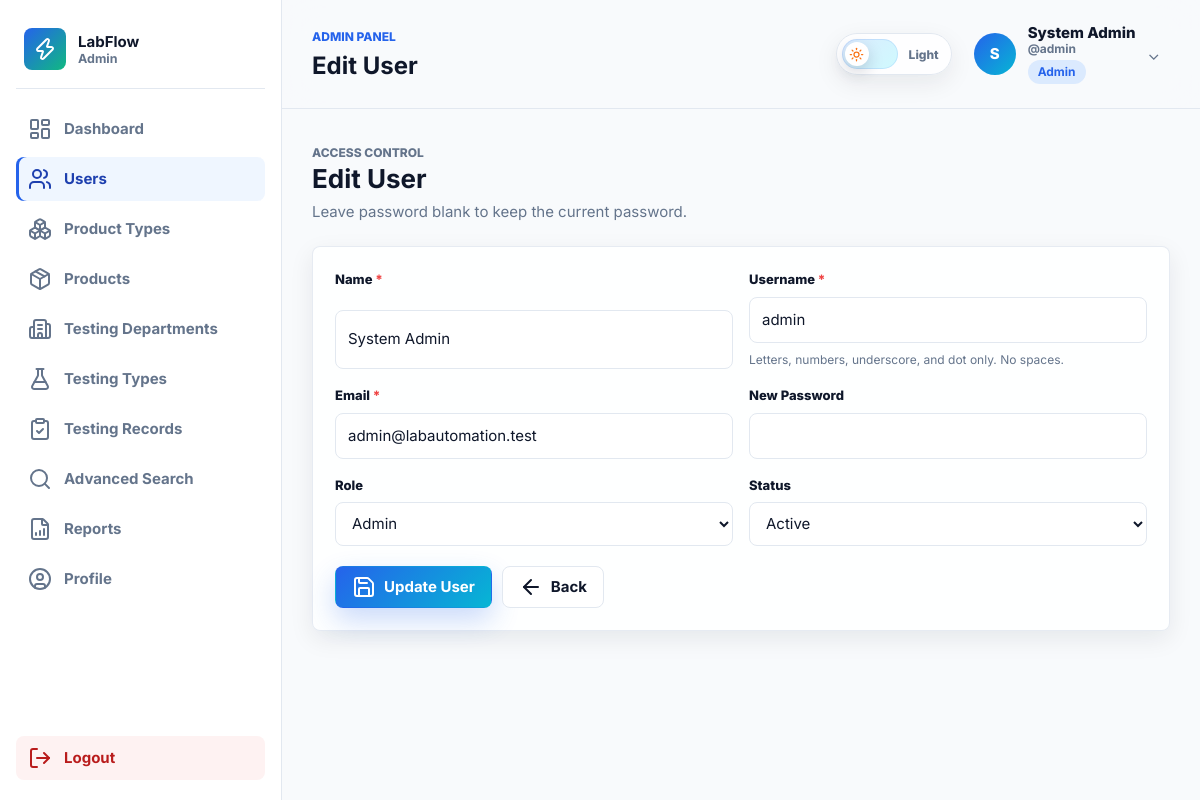
/admin/users/edit.php?id=1 (signed in), run on the app's committed database.
### tables this page shows
CREATE TABLE `users` (
  `id` INT UNSIGNED NOT NULL AUTO_INCREMENT,
  `name` VARCHAR(120) NOT NULL,
  `username` VARCHAR(30) NOT NULL,
  `email` VARCHAR(160) NOT NULL,
  `password` VARCHAR(255) NOT NULL,
  `role` ENUM('admin', 'lab_manager', 'tester') NOT NULL DEFAULT 'tester',
  `status` ENUM('active', 'inactive') NOT NULL DEFAULT 'active',
  `created_at` DATETIME NOT NULL DEFAULT CURRENT_TIMESTAMP,
  `updated_at` DATETIME NULL DEFAULT NULL ON UPDATE CURRENT_TIMESTAMP,
  PRIMARY KEY (`id`),
  UNIQUE KEY `uq_users_username` (`username`),
  UNIQUE KEY `uq_users_email` (`email`),
  KEY `idx_users_role_status` (`role`, `status`)
);

### includes/admin_sidebar.php (called while the page is built)
<?php
$activePage = $activePage ?? 'dashboard';
$navItems = [
    ['key' => 'dashboard', 'label' => 'Dashboard', 'icon' => 'layout-dashboard', 'href' => 'admin/dashboard.php'],
    ['key' => 'users', 'label' => 'Users', 'icon' => 'users', 'href' => 'admin/users/index.php'],
    ['key' => 'product-types', 'label' => 'Product Types', 'icon' => 'boxes', 'href' => 'admin/product-types/index.php'],
    ['key' => 'products', 'label' => 'Products', 'icon' => 'package', 'href' => 'admin/products/index.php'],
    ['key' => 'testing-departments', 'label' => 'Testing Departments', 'icon' => 'building-2', 'href' => 'admin/testing-departments/index.php'],
    ['key' => 'testing-types', 'label' => 'Testing Types', 'icon' => 'flask-conical', 'href' => 'admin/testing-types/index.php'],
    ['key' => 'tests', 'label' => 'Testing Records', 'icon' => 'clipboard-check', 'href' => 'admin/tests/index.php'],
    ['key' => 'advanced-search', 'label' => 'Advanced Search', 'icon' => 'search', 'href' => 'admin/search/advanced-search.php'],
    ['key' => 'reports', 'label' => 'Reports', 'icon' => 'file-bar-chart', 'href' => 'admin/reports/index.php'],
    ['key' => 'profile', 'label' => 'Profile', 'icon' => 'user-circle', 'href' => 'admin/profile.php'],
];
include __DIR__ . '/sidebar_base.php';

### includes/functions.php (called while the page is built, shortened)
<?php
function e(mixed $value): string
{
    return htmlspecialchars((string) $value, ENT_QUOTES, 'UTF-8');
}
function url(string $path = ''): string
{
    $path = trim($path, '/');
    $base = APP_BASE_PATH ?: '';
    return $path === '' ? ($base . '/') : ($base . '/' . $path);
}
function current_user(): ?array
{
    return [
        'id' => (int) $_SESSION['user_id'],
        'name' => $_SESSION['user_name'] ?? 'User',
        'username' => $_SESSION['username'] ?? '',
        'email' => $_SESSION['user_email'] ?? '',
        'role' => $_SESSION['user_role'] ?? 'tester',
        'status' => $_SESSION['user_status'] ?? 'active',
    ];
}
function humanize(?string $value): string
{
    return ucwords(str_replace('_', ' ', (string) $value));
}
function optionSelected(mixed $actual, mixed $expected): string
{
    return (string) $actual === (string) $expected ? 'selected' : '';
}

### includes/role_check.php (called while the page is built, shortened)
<?php
require_once __DIR__ . '/functions.php';
function dashboardPathForRole(?string $role): string
{
    return match ($role) {
        'admin' => 'admin/dashboard.php',
        'lab_manager' => 'lab-manager/dashboard.php',
        'tester' => 'tester/dashboard.php',
        default => 'auth/login.php',
    };
}

### admin/users/edit.php (the view, shortened to what this page needs)
<?php
$pdo = getPDO();
$id = (int) ($_GET['id'] ?? 0);
$stmt = $pdo->prepare('SELECT * FROM users WHERE id = :id');
$stmt->execute(['id' => $id]);
$activePage = 'users';
include __DIR__ . '/../../includes/admin_start.php';
?>
<div class="page-header" data-animate="fade-up">
    <div>
        <p class="eyebrow">Access control</p>
        <h2>Edit User</h2>
        <p>Leave password blank to keep the current password.</p>
    </div>
</div>
<form class="form-card surface-card" method="post" action="<?= url('admin/users/update.php') ?>" data-validate data-animate="fade-up">
    <div class="form-grid">
        <div class="field">
            <label>Name <span class="required">*</span></label>
            <input type="text" name="name" value="<?= e($user['name']) ?>" required maxlength="120">
        </div>
        <div class="field">
            <label>Username <span class="required">*</span></label>
            <input type="text" name="username" value="<?= e($user['username']) ?>" required minlength="3" maxlength="30" pattern="[a-zA-Z0-9_.]{3,30}">
            <small class="field-hint">Letters, numbers, underscore, and dot only. No spaces.</small>
        </div>
        <div class="field">
            <label>Email <span class="required">*</span></label>
            <input type="email" name="email" value="<?= e($user['email']) ?>" required maxlength="160">
        </div>
        <div class="field">
            <label>New Password</label>
            <input type="password" name="password" minlength="6">
        </div>
        <div class="field">
            <label>Role</label>
            <select name="role">
                <?php foreach (['tester', 'lab_manager', 'admin'] as $item): ?>
                    <option value="<?= e($item) ?>" <?= optionSelected($user['role'], $item) ?>><?= e(humanize($item)) ?></option>
                <?php endforeach; ?>
            </select>
        </div>
        <div class="field">
            <label>Status</label>
            <select name="status">
                <option value="active" <?= optionSelected($user['status'], 'active') ?>>Active</option>
            </select>
        </div>
    </div>
    <div class="form-actions">
        <button class="btn btn-primary" type="submit"><i data-lucide="save"></i> Update User</button>
        <a class="btn btn-soft" href="<?= url('admin/users/index.php') ?>"><i data-lucide="arrow-left"></i> Back</a>
    </div>
</form>
<?php include __DIR__ . '/../../includes/admin_end.php'; ?>

### includes/sidebar_base.php (shortened to what this page needs)
<?php $panelBrand = $panelBrand ?? 'LabFlow'; ?>
<aside class="sidebar" id="sidebar">
    <a class="brand" href="<?= url(dashboardPathForRole(current_user()['role'] ?? 'admin')) ?>">
        <span class="brand-mark"><i data-lucide="zap"></i></span>
        <span>
            <strong><?= e($panelBrand) ?></strong>
            <small><?= e(humanize(current_user()['role'] ?? 'admin')) ?></small>
        </span>
    </a>
    <nav class="sidebar-nav" aria-label="Panel navigation">
        <?php foreach ($navItems as $item): ?>
            <a class="nav-link <?= $activePage === $item['key'] ? 'is-active' : '' ?>" href="<?= url($item['href']) ?>">
                <i data-lucide="<?= e($item['icon']) ?>"></i>
                <span><?= e($item['label']) ?></span>
            </a>
        <?php endforeach; ?>
    </nav>
    <a class="nav-link nav-link-logout" href="<?= url('auth/logout.php') ?>">
        <i data-lucide="log-out"></i>
        <span>Logout</span>
    </a>
</aside>

### assets/css/style.css (style rules this page uses)
:root { --primary: #2563eb; --primary-dark: #1e40af; --cyan: #06b6d4; --emerald: #10b981; --amber: #f59e0b; --danger: #ef4444; --bg: #f8fafc; --surface: #ffffff; --surface-soft: #f1f5f9; --text: #0f172a; --muted: #64748b; --border: #e2e8f0; --shadow-sm: 0 8px 24px rgba(15, 23, 42, 0.08); --shadow-md: 0 18px 50px rgba(37, 99, 235, 0.12); --radius: 8px; --sidebar-width: 282px; }
* { box-sizing: border-box; }
html { scroll-behavior: smooth; }
body { margin: 0; background: var(--bg); color: var(--text); font-family: "Inter", system-ui, -apple-system, BlinkMacSystemFont, "Segoe UI", sans-serif; font-size: 15px; line-height: 1.6; }
a { color: inherit; text-decoration: none; }
button, input, select, textarea { font: inherit; }
img, svg { max-width: 100%; }
.btn { position: relative; overflow: hidden; display: inline-flex; align-items: center; justify-content: center; gap: 8px; min-height: 42px; padding: 0 16px; border: 1px solid transparent; border-radius: var(--radius); cursor: pointer; font-weight: 700; transition: transform 180ms ease, box-shadow 180ms ease, border-color 180ms ease, background 180ms ease; white-space: nowrap; }
.btn::after { content: ""; position: absolute; inset: 0; background: linear-gradient(110deg, transparent 0%, rgba(255, 255, 255, 0.34) 46%, transparent 58%); transform: translateX(-120%); transition: transform 520ms ease; pointer-events: none; }
.btn-primary { color: #fff; background: linear-gradient(135deg, var(--primary), var(--cyan)); box-shadow: 0 12px 28px rgba(37, 99, 235, 0.24); }
.btn-soft { color: var(--text); background: var(--surface); border-color: var(--border); }
.eyebrow { margin: 0 0 6px; color: var(--primary); font-size: 12px; font-weight: 800; letter-spacing: 0; text-transform: uppercase; }
.app-body { min-height: 100vh; }
.sidebar { position: fixed; inset: 0 auto 0 0; z-index: 30; display: flex; flex-direction: column; width: var(--sidebar-width); padding: 20px 16px; background: rgba(255, 255, 255, 0.92); border-right: 1px solid var(--border); backdrop-filter: blur(18px); }
.brand { display: flex; align-items: center; gap: 12px; padding: 8px 8px 18px; border-bottom: 1px solid var(--border); }
.brand-mark { display: inline-flex; align-items: center; justify-content: center; width: 42px; height: 42px; border-radius: var(--radius); color: #fff; background: linear-gradient(135deg, var(--primary), var(--emerald)); }
.brand strong, .brand small { display: block; line-height: 1.2; }
.brand small { color: var(--muted); font-weight: 700; }
.sidebar-nav { display: grid; gap: 6px; margin-top: 18px; }
.nav-link { display: flex; align-items: center; gap: 12px; min-height: 44px; padding: 0 12px; border-radius: var(--radius); color: var(--muted); font-weight: 700; transition: color 180ms ease, background 180ms ease, transform 180ms ease; }
.nav-link:hover, .nav-link.is-active { color: var(--primary-dark); background: #eff6ff; }
.nav-link.is-active { box-shadow: inset 3px 0 0 var(--primary); }
.nav-link-logout { margin-top: auto; color: #b91c1c; background: #fef2f2; }
.surface-card { border: 1px solid rgba(226, 232, 240, 0.86); border-radius: var(--radius); background: rgba(255, 255, 255, 0.86); box-shadow: var(--shadow-sm); }
.page-header { display: flex; align-items: flex-start; justify-content: space-between; gap: 18px; margin-bottom: 22px; }
.page-header h2 { margin: 0; font-size: 26px; line-height: 1.2; }
.page-header p { margin: 6px 0 0; color: var(--muted); }
body.app-body, body.app-body .sidebar, body.app-body .topbar, body.app-body .surface-card, body.app-body .field input, body.app-body .field select, body.app-body .field textarea, body.app-body .data-table th, body.app-body .data-table td, body.app-body .theme-toggle { transition: color 220ms ease, background-color 220ms ease, border-color 220ms ease, box-shadow 220ms ease; }

### data on the page
users: role "Admin", name "System Admin", username "admin", email "admin@labautomation.test"

### other printed values
$panelBrand "LabFlow"
$item['label'] "Dashboard"
$item['label'] "Users"
$item['label'] "Product Types"
$item['label'] "Products"
$item['label'] "Testing Departments"
$item['label'] "Testing Types"
$item['label'] "Testing Records"
$item['label'] "Advanced Search"
$item['label'] "Reports"
$item['label'] "Profile"
$panelName "ADMIN PANEL"
$pageTitle "Edit User"
substr($userName, 0, 1) "S"
$userName "System Admin"
